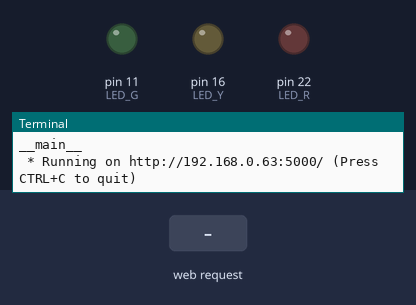
Bench run of a program on a simulated Raspberry Pi (header pin numbers). Parts: output pins drawn as LEDs (lit = HIGH), the last lines printed to the terminal. The test bench sets the inputs (shaded band). The clock reads 2024-03-15 10:24:30 at power-on unless the program sets it.

Above: at 1.2 s.
1.3 s: HTTP request for /sw_g received
At 2.2 s:
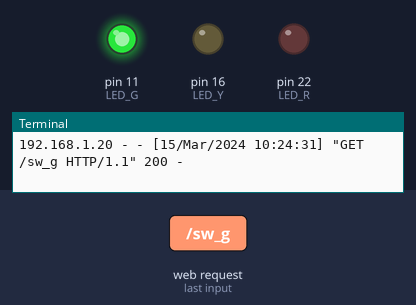
2.8 s: HTTP request for /sw_y received
At 3.4 s:
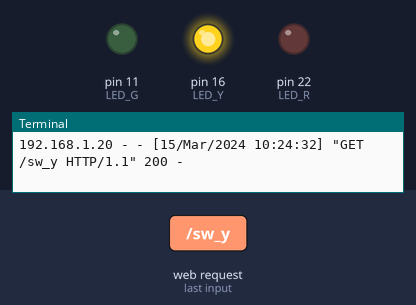
4.3 s: HTTP request for /sw_r received
At 5.7 s:
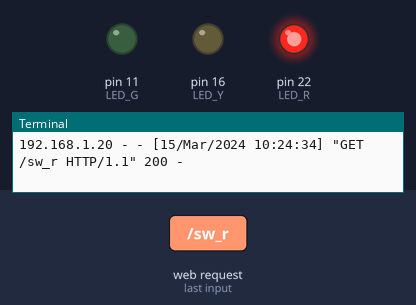
Timing chart, 0 to 7.3 s (numbered marks = the images above; inputs shaded):
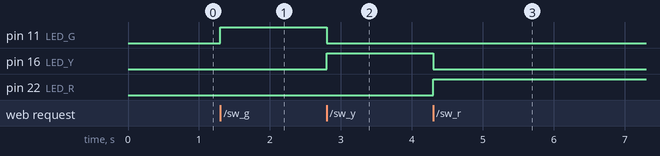

The program:

app.py
```python
# coding: utf-8

# flask
from flask import Flask

# GPIO 모듈
import RPi.GPIO as GPIO

import time

# 핀번호 할당 설정
GPIO.setmode(GPIO.BOARD)

#핀(chanel) 번호
LED_G = 11  # 초록색 LED
LED_Y = 16  # 노란색 LED
LED_R = 22  # 빨간색 LED

# 11번 핀 출력 핀으로 등록, 초기 출력은 LOW = 0  False
GPIO.setup(LED_G, GPIO.OUT, initial=GPIO.LOW)
# 16번 핀 출력 핀으로 등록
GPIO.setup(LED_Y, GPIO.OUT, initial=GPIO.LOW)
# 22번 핀 출력 핀으로 등록
GPIO.setup(LED_R, GPIO.OUT, initial=GPIO.LOW)


def func_g():
    if not GPIO.input(LED_G):
        func_clear()

    GPIO.output(LED_G, not GPIO.input(LED_G))

    return str(GPIO.input(LED_G))


def func_r():
    if not GPIO.input(LED_R):
        func_clear()

    GPIO.output(LED_R, not GPIO.input(LED_R))

    return str(GPIO.input(LED_R))


def func_y():
    if not GPIO.input(LED_Y):
        func_clear()

    GPIO.output(LED_Y, not GPIO.input(LED_Y))

    return str(GPIO.input(LED_Y))


# chenel 값을 0
def func_clear():
    GPIO.output(LED_G, False)
    GPIO.output(LED_Y, 0)
    GPIO.output(LED_R, GPIO.LOW)


###############################################

app = Flask(__name__)

@app.route('/sw_g')
def sw_g():
    return func_g()


@app.route('/sw_y')
def sw_y():
    return func_y()


@app.route('/sw_r')
def sw_r():
    return func_r()

print(__name__)
if __name__ == '__main__':
    app.run(host='192.168.0.63', port=5000, debug=False)
```

Measured:
- after the input at 1.3 s, pin 11 (LED_G): LOW → HIGH at once
- after the input at 2.8 s, pin 11 (LED_G): HIGH → LOW at once; pin 16 (LED_Y): LOW → HIGH at once
- after the input at 4.3 s, pin 16 (LED_Y): HIGH → LOW at once; pin 22 (LED_R): LOW → HIGH at once
